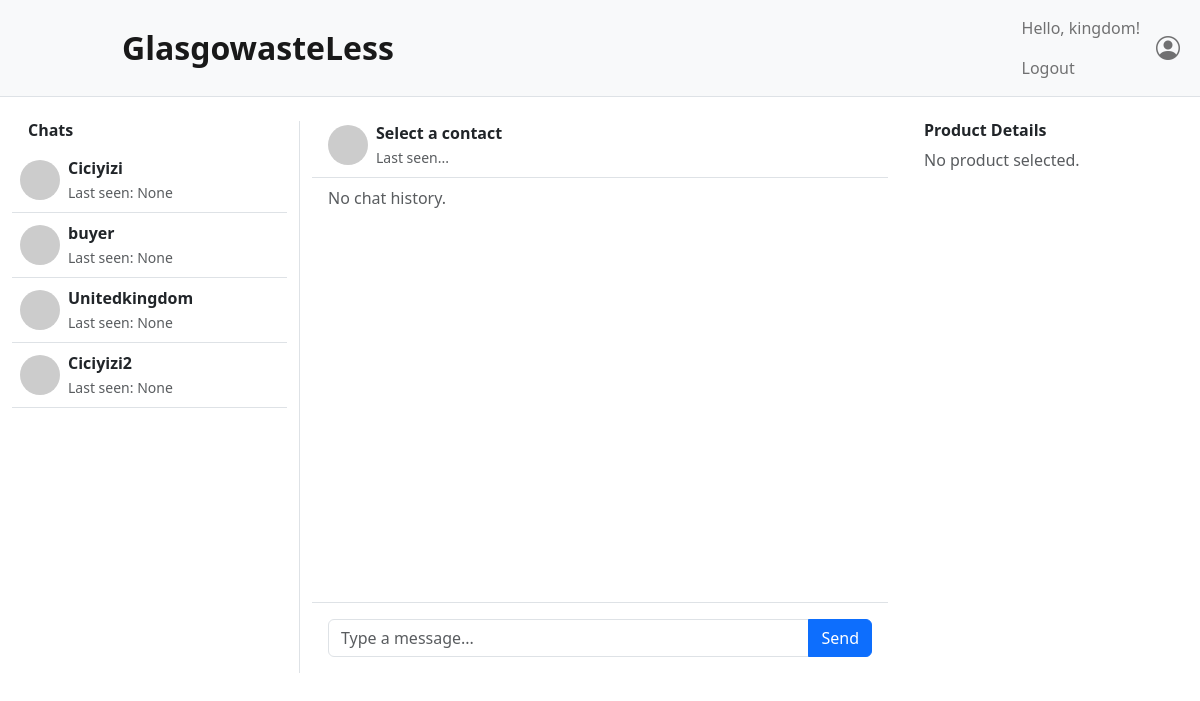
The app's page /api/chat/ (signed in), older data.
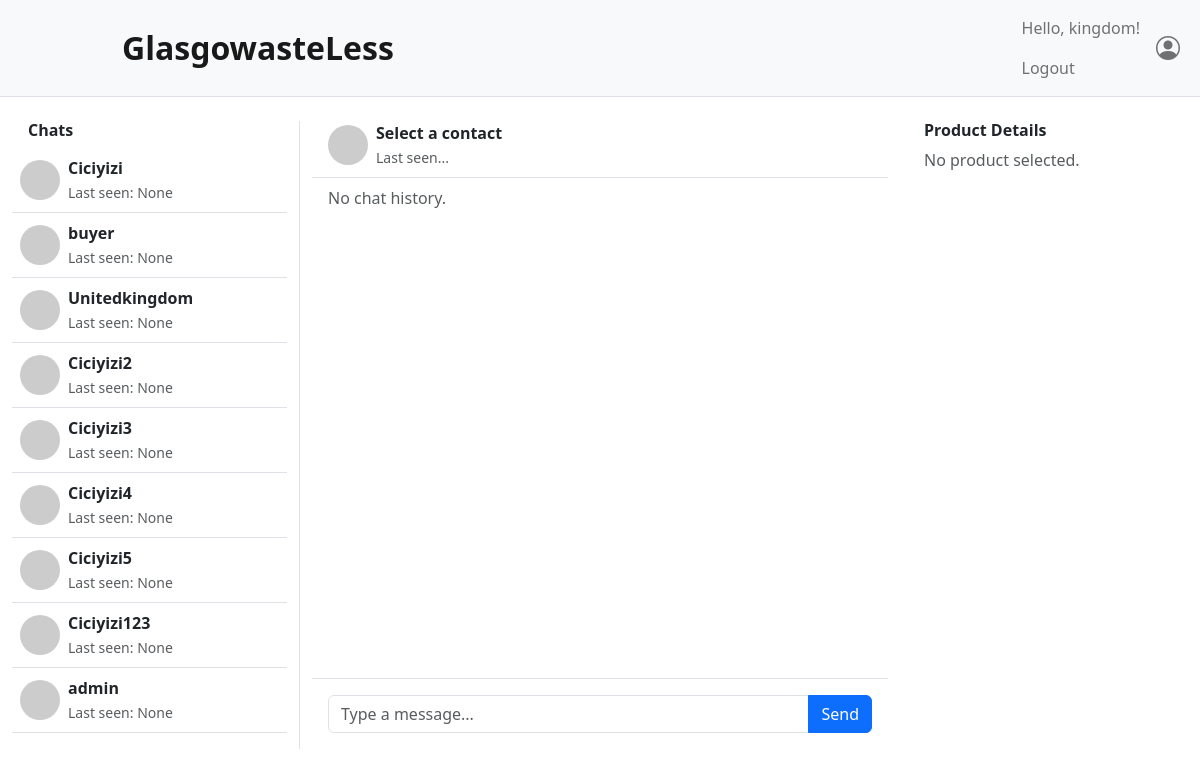
The same page, newer data.
### apps/users/models.py (models this page shows, shortened)
class User(AbstractUser):
    first_name = models.CharField(max_length=30, blank=False)
    last_name = models.CharField(max_length=30, blank=False)
    avatar = models.ImageField(upload_to="avatars/", default='img/no-image.png',null=True, blank=True)
    is_approved = models.BooleanField(default=False, help_text="Indicates whether the user is approved by an admin.")
    is_online = models.BooleanField(default=False)
    last_seen = models.DateTimeField(null=True, blank=True)
    location = models.CharField(max_length=255, blank=True, null=True, help_text="User's location.")

### apps/chat/views.py (the view)
# urls.py: path('', chat_view, name='chat'),
@login_required
def chat_view(request):
    users = User.objects.exclude(id=request.user.id)
    seller_id = request.GET.get('seller')
    product_id = request.GET.get('product')
    selected_product = None
    if product_id:
        try:
            selected_product = get_object_or_404(Product, pk=product_id, is_approved=True)
        except:
            pass
    return render(request, 'chat.html', {'users': users, 'selected_product': selected_product})

### templates/chat.html (shortened to what this page needs)
<!DOCTYPE html>
<html lang="en">
<head>
    {% load static %}
    <link href="https://cdn.jsdelivr.net/npm/bootstrap@5.1.3/dist/css/bootstrap.min.css" rel="stylesheet">
    <link rel="stylesheet" href="https://cdn.jsdelivr.net/npm/bootstrap-icons@1.8.3/font/bootstrap-icons.css">
    <link rel="stylesheet" href="{% static 'css/bootstrap.css' %}">
</head>
<body>
    <nav class="navbar navbar-expand-lg navbar-light bg-light border-bottom">
        <div class="container-fluid">
            <a class="navbar-brand fw-bold" href="{% url 'home' %}" style="margin-left: 110px; font-size: 32px;">GlasgowasteLess</a>
            <div>
                <ul class="navbar-nav ms-auto mb-2 mb-lg-0 align-items-center">
                    <li class="nav-item">
                        {% if user.is_authenticated %}
                        <span class="nav-link">Hello, {{ user.username }}!</span>
                        <a class="nav-link" href="{% url 'logout' %}">Logout</a>
                        {% else %}
                        <a class="nav-link" href="{% url 'login' %}">Login</a>
                        {% endif %}
                    </li>
                    <li class="nav-item">
                        {% if user.is_authenticated %}
                        <a class="nav-link" href="{% url 'account' %}">
                            <i class="bi bi-person-circle fs-4"></i>
                        </a>
                        {% else %}
                        <a class="nav-link" href="{% url 'login' %}?next={% url 'account' %}">
                            <i class="bi bi-person-circle fs-4"></i>
                        </a>
                        {% endif %}
                    </li>
                </ul>
            </div>
        </div>
    </nav>
<div class="container-fluid mt-4">
    <div class="row">
        <aside class="col-12 col-md-3 border-end mb-4">
            <h6 class="fw-bold px-3">Chats</h6>
            <ul class="list-unstyled" id="contact-list">
                {% for user in users %}
                <li class="d-flex align-items-center p-2 border-bottom chat-contact" data-user-id="{{ user.id }}">
                    <img src="https://via.placeholder.com/40" class="rounded-circle me-2" width="40" height="40" alt="User Avatar">
                    <div>
                        <p class="mb-0 fw-bold">{{ user.username }}</p>
                        <small class="text-muted">Last seen: {{ user.last_seen }}</small>
                    </div>
                </li>
                {% empty %}
                <li class="p-2 text-muted">No contacts available.</li>
                {% endfor %}
            </ul>
        </aside>
        <main class="col-12 col-md-6 mb-4 d-flex flex-column">
            <div class="d-flex align-items-center border-bottom pb-2 mb-2 px-3" id="chat-header">
                <img id="chat-header-avatar" src="https://via.placeholder.com/40" class="rounded-circle me-2" alt="User Avatar">
                <div>
                    <p class="mb-0 fw-bold" id="chat-user-name">Select a contact</p>
                    <small class="text-muted" id="chat-user-status">Last seen...</small>
                </div>
            </div>
            <div class="flex-grow-1 px-3 mb-3" style="overflow-y: auto; height: 400px;" id="chat-area">
                <p class="text-muted">No chat history.</p>
            </div>
            <div class="p-3 border-top">
                <div class="input-group">
                    <input type="text" class="form-control" placeholder="Type a message..." id="message-input">
                    <button class="btn btn-primary" type="button" id="send-button">Send</button>
                </div>
            </div>
        </main>
        <aside class="col-12 col-md-3 mb-4 px-4" id="product-details">
            <h6 class="fw-bold">Product Details</h6>
            {% if selected_product %}
            <div class="card">
                <img src="{{ selected_product.image.url }}" class="card-img-top" alt="Product Image">
                <div class="card-body">
                    <h5 class="card-title">{{ selected_product.name }}</h5>
                    <p class="card-text">{{ selected_product.description }}</p>
                    <p class="fw-bold">Price: £{{ selected_product.price }}</p>
                    <p class="text-muted">Available until: {{ selected_product.available_until }}</p>
                </div>
            </div>
            {% else %}
            <p class="text-muted">No product selected.</p>
            {% endif %}
        </aside>
    </div>
</div>
</body>
</html>

### templates/chat.html (style rules this page uses)
#chat-header { display: none; }
#chat-header-avatar { width: 40px; height: 40px; }

Row changes from the older to the newer data that the page shows:
added User: username "Ciciyizi3", last_seen "None"
added User: username "Ciciyizi4", last_seen "None"
added User: username "Ciciyizi5", last_seen "None"
added User: username "Ciciyizi123", last_seen "None"
added User: username "admin", last_seen "None"
